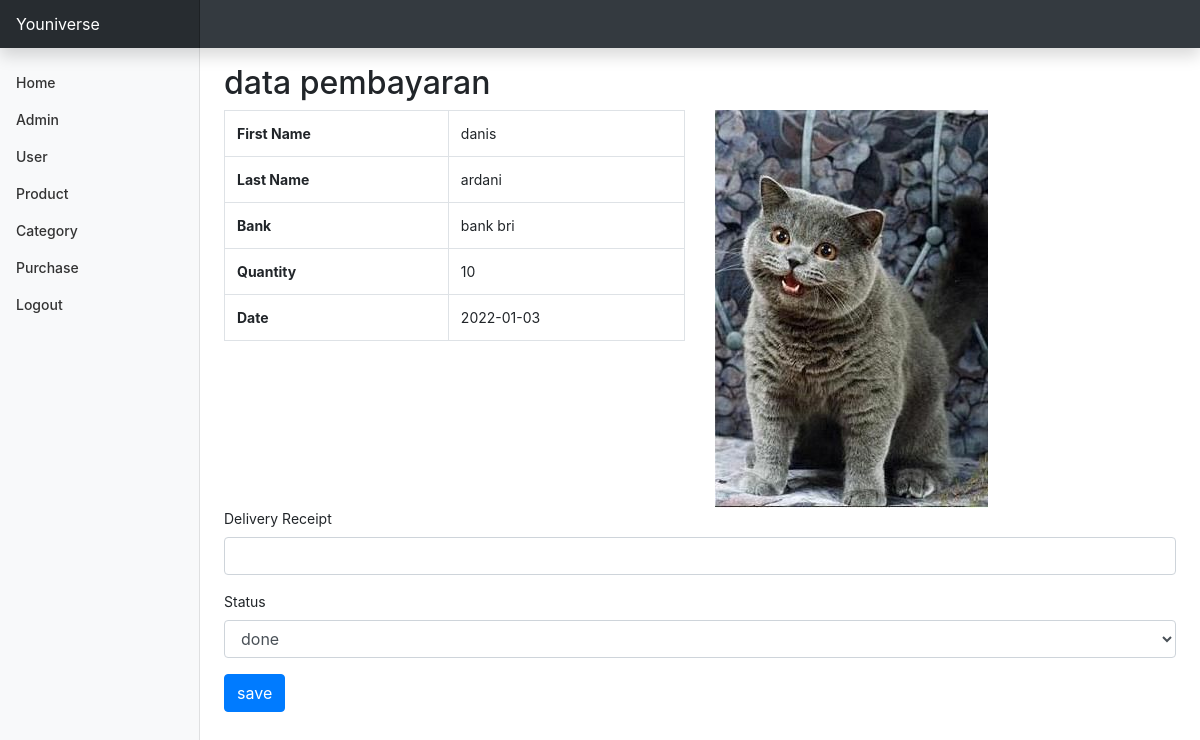
The app's page /admin/index.php?halaman=pembayaran&id=62 with its own data.
### tables this page shows
CREATE TABLE `payment` (
  `payment_id` int(11) NOT NULL,
  `purchase_id` int(11) NOT NULL,
  `bank` varchar(100) NOT NULL,
  `quantity` int(11) NOT NULL,
  `date` date NOT NULL,
  `proof` varchar(100) NOT NULL,
  `first_name` varchar(100) NOT NULL,
  `last_name` varchar(100) NOT NULL
);

### admin/pembayaran.php (the view, shortened to what this page needs)
<h2>data pembayaran</h2>
<?php
$id_purchase1 = $_GET['id'];
$ambil = mysqli_query($conn, "SELECT * FROM payment WHERE purchase_id='$id_purchase1'");
$detail = mysqli_fetch_assoc($ambil);
?>
<div class="row">
    <div class="col-md-6">
        <table class="table table-hover table-bordered">
            <tr>
                <th>First Name</th>
                <td><?php echo $detail['first_name']?></td>
            </tr>
            <tr>
                <th>Last Name</th>
                <td><?php echo $detail['last_name']?></td>
            </tr>
            <tr>
                <th>Bank</th>
                <td><?php echo $detail['bank']?></td>
            </tr>
            <tr>
                <th>Quantity</th>
                <td><?php echo $detail['quantity']?></td>
            </tr>
            <tr>
                <th>Date</th>
                <td><?php echo $detail['date']?></td>
            </tr>
        </table>
    </div>
    <div class="col-md-6">
        <img src="../assets/img/proof/<?php echo $detail['proof'];?>" class="img-responsive">
    </div>
</div>
<form method="post">
    <div class="form-group">
        <label>Delivery Receipt</label>
        <input type="text" class="form-control" name="delivery_receipt">
    </div>
    <div class="form-group">
        <label>Status</label>
        <select class="form-control" name="status">
            <option value="done">done</option>
        </select>
    </div>
    <button class="btn btn-primary" name="save">save</button>
</form>

### admin/assets/css/styles.css (style rules this page uses)
body { font-size: .875rem; }

### records on screen
payment: first_name "danis", last_name "ardani", bank "bank bri", quantity "10", date "2022-01-03", proof (picture)
